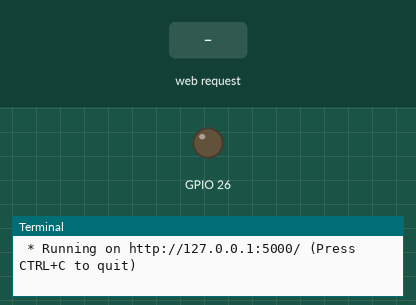
Bench run of a program on a simulated Raspberry Pi (BCM pin numbers). Shown: output pins drawn as LEDs (lit = HIGH), the last lines printed to the terminal. Dashed ring = blinking. Inputs (shaded band) come from the test bench. Threads take turns every 2 ms; the clock reads 2024-03-15 10:24:30 at power-on unless the program sets it.

Above: at 1.2 s.
1.3 s: HTTP request for /a received
At 2.5 s:
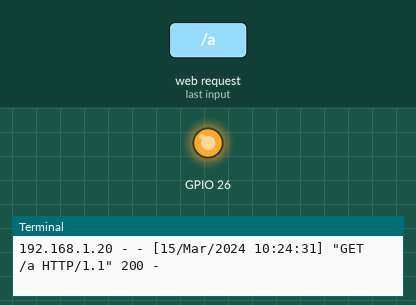
2.8 s: HTTP request for /b received
At 3.9 s:
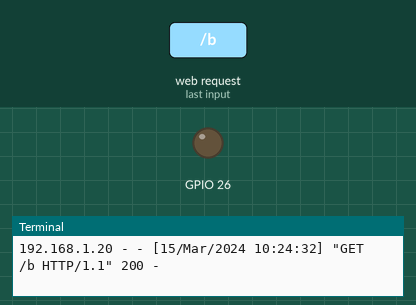
5.8 s: HTTP request for /c received
At 6.1 s:
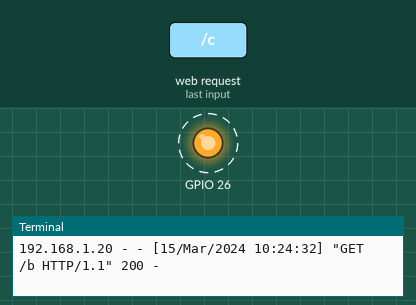
Timing chart, 0 to 9.8 s (numbered marks = the images above; inputs shaded):
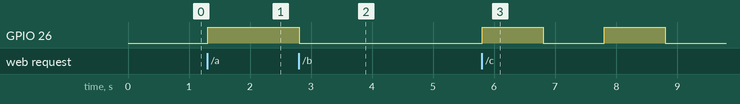

Measured:
- after the input at 1.3 s, GPIO 26: LOW → HIGH at once
- after the input at 2.8 s, GPIO 26: HIGH → LOW at once
- after the input at 5.8 s, GPIO 26: alternates HIGH for 1.0 s and LOW for 1.0 s, starting at once

The program:

flask_LED.py
```python
import RPi.GPIO as GPIO
import time
import threading
from flask import Flask

app = Flask(__name__)

@app.route('/a')
def led1():
    GPIO.setmode(GPIO.BCM)
    mode = GPIO.getmode()

    chan_list = [11,12]
    GPIO.setwarnings(False)
    GPIO.setup(26, GPIO.OUT)

    GPIO.output(26, GPIO.HIGH)
    return 'LED_HIGH!'

@app.route('/b')
def led2():
    GPIO.setmode(GPIO.BCM)
    mode = GPIO.getmode()

    chan_list = [11,12]
    GPIO.setwarnings(False)
    GPIO.setup(26, GPIO.OUT)

    GPIO.output(26, GPIO.LOW)
    return 'LED_LOW!'


@app.route('/c')
def led3():
    GPIO.setmode(GPIO.BCM)
    mode = GPIO.getmode()

    chan_list = [11,12]
    GPIO.setwarnings(False)
    GPIO.setup(26, GPIO.OUT)

    def job():
        GPIO.output(26, GPIO.HIGH)
        time.sleep(1)
    while True:
        t = threading.Thread(target = job)
        t.start()
        t.join()
        GPIO.output(26, GPIO.LOW)
        time.sleep(1)
    return 'LED_HIGH_LOW!'


if __name__ == '__main__':
    app.run()
```
